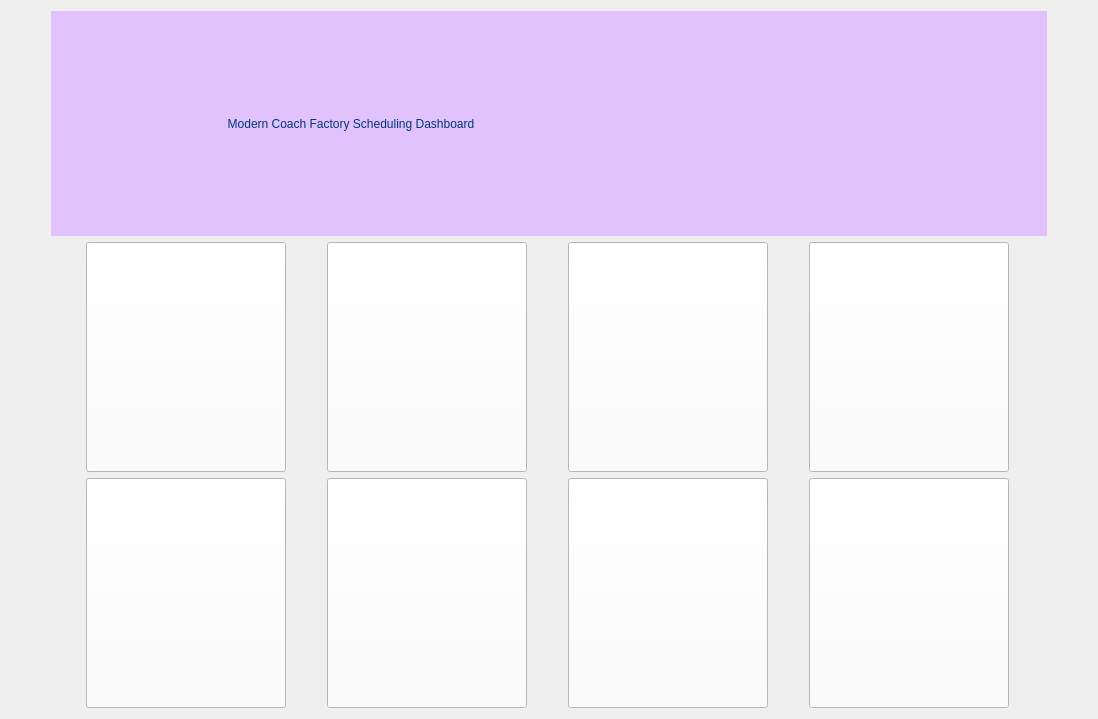
      <widget class="QWidget" name="page">
       <layout class="QGridLayout" name="gridLayout_2">
        <item row="0" column="1">
         <layout class="QVBoxLayout" name="verticalLayout">
          <item>
           <layout class="QHBoxLayout" name="horizontalLayout">
            <property name="spacing">
             <number>0</number>
            </property>
            <item>
             <widget class="QLabel" name="TitleLabel">
              <property name="sizePolicy">
               <sizepolicy hsizetype="Expanding" vsizetype="Fixed">
                <horstretch>0</horstretch>
                <verstretch>0</verstretch>
               </sizepolicy>
              </property>
              <property name="minimumSize">
               <size>
                <width>600</width>
                <height>225</height>
               </size>
              </property>
              <property name="styleSheet">
               <string notr="true">font: 600 22pt &quot;Calibri&quot;;
color: rgb(1, 53, 121);

background-color: rgb(226, 194, 253);</string>
              </property>
              <property name="text">
               <string>Modern Coach Factory Scheduling Dashboard</string>
              </property>
              <property name="alignment">
               <set>Qt::AlignCenter</set>
              </property>
             </widget>
            </item>
            <item>
             <widget class="QLabel" name="LogoLabel">
              <property name="sizePolicy">
               <sizepolicy hsizetype="Fixed" vsizetype="Fixed">
                <horstretch>0</horstretch>
                <verstretch>0</verstretch>
               </sizepolicy>
              </property>
              <property name="minimumSize">
               <size>
                <width>396</width>
                <height>225</height>
               </size>
              </property>
              <property name="styleSheet">
               <string notr="true">background-color: rgb(226, 194, 253);</string>
              </property>
              <property name="text">
               <string/>
              </property>
              <property name="pixmap">
               <pixmap>:/Images_MainWindow/railway (1).png</pixmap>
              </property>
              <property name="alignment">
               <set>Qt::AlignCenter</set>
              </property>
             </widget>
            </item>
           </layout>
          </item>
          <item>
           <layout class="QGridLayout" name="gridLayout">
            <item row="1" column="5">
             <widget class="QPushButton" name="machineDetailsPusbutton">
              <property name="sizePolicy">
               <sizepolicy hsizetype="Fixed" vsizetype="Fixed">
                <horstretch>250</horstretch>
                <verstretch>0</verstretch>
               </sizepolicy>
              </property>
              <property name="minimumSize">
               <size>
                <width>200</width>
                <height>230</height>
               </size>
              </property>
              <property name="styleSheet">
               <string notr="true">background-color: rgb(255, 255, 255);</string>
              </property>
              <property name="text">
               <string/>
              </property>
              <property name="icon">
               <iconset>
                <normaloff>:/Images_MainWindow/Machine Details.JPG</normaloff>:/Images_MainWindow/Machine Details.JPG</iconset>
              </property>
              <property name="iconSize">
               <size>
                <width>300</width>
                <height>300</height>
               </size>
              </property>
              <property name="flat">
               <bool>false</bool>
              </property>
             </widget>
            </item>
            <item row="2" column="2">
             <widget class="QPushButton" name="schedulingPushButton">
              <property name="sizePolicy">
               <sizepolicy hsizetype="Fixed" vsizetype="Fixed">
                <horstretch>250</horstretch>
                <verstretch>0</verstretch>
               </sizepolicy>
              </property>
              <property name="minimumSize">
               <size>
                <width>200</width>
                <height>230</height>
               </size>
              </property>
              <property name="font">
               <font>
                <stylestrategy>PreferAntialias</stylestrategy>
               </font>
              </property>
              <property name="mouseTracking">
               <bool>true</bool>
              </property>
              <property name="styleSheet">
               <string notr="true">background-color: rgb(255, 255, 255);</string>
              </property>
              <property name="text">
               <string/>
              </property>
              <property name="icon">
               <iconset>
                <normaloff>:/Images_MainWindow/Scheduling.JPG</normaloff>:/Images_MainWindow/Scheduling.JPG</iconset>
              </property>
              <property name="iconSize">
               <size>
                <width>300</width>
                <height>300</height>
               </size>
              </property>
              <property name="default">
               <bool>false</bool>
              </property>
              <property name="flat">
               <bool>false</bool>
              </property>
             </widget>
            </item>
            <item row="1" column="2">
             <widget class="QPushButton" name="analyticsPushButton">
              <property name="sizePolicy">
               <sizepolicy hsizetype="Minimum" vsizetype="Fixed">
                <horstretch>250</horstretch>
                <verstretch>0</verstretch>
               </sizepolicy>
              </property>
              <property name="minimumSize">
               <size>
                <width>200</width>
                <height>230</height>
               </size>
              </property>
              <property name="styleSheet">
               <string notr="true">background-color: rgb(255, 255, 255);</string>
              </property>
              <property name="text">
               <string/>
              </property>
              <property name="icon">
               <iconset>
                <normaloff>:/Images_MainWindow/Analytics.JPG</normaloff>:/Images_MainWindow/Analytics.JPG</iconset>
              </property>
              <property name="iconSize">
               <size>
                <width>300</width>
                <height>300</height>
               </size>
              </property>
             </widget>
            </item>
            <item row="1" column="1">
             <widget class="QPushButton" name="realTimeMonitoringPusbutton">
              <property name="sizePolicy">
               <sizepolicy hsizetype="Fixed" vsizetype="Fixed">
                <horstretch>250</horstretch>
                <verstretch>0</verstretch>
               </sizepolicy>
              </property>
              <property name="minimumSize">
               <size>
                <width>200</width>
                <height>230</height>
               </size>
              </property>
              <property name="layoutDirection">
               <enum>Qt::LeftToRight</enum>
              </property>
              <property name="styleSheet">
               <string notr="true">background-color: rgb(255, 255, 255);</string>
              </property>
              <property name="inputMethodHints">
               <set>Qt::ImhEmailCharactersOnly</set>
              </property>
              <property name="text">
               <string/>
              </property>
              <property name="icon">
               <iconset>
                <normaloff>:/Images_MainWindow/RTM.JPG</normaloff>:/Images_MainWindow/RTM.JPG</iconset>
              </property>
              <property name="iconSize">
               <size>
                <width>300</width>
                <height>300</height>
               </size>
              </property>
             </widget>
            </item>
            <item row="1" column="0">
             <widget class="QPushButton" name="digitalFactoryEnvironmentPushButton">
              <property name="sizePolicy">
               <sizepolicy hsizetype="Fixed" vsizetype="Fixed">
                <horstretch>250</horstretch>
                <verstretch>0</verstretch>
               </sizepolicy>
              </property>
              <property name="minimumSize">
               <size>
                <width>200</width>
                <height>230</height>
               </size>
              </property>
              <property name="layoutDirection">
               <enum>Qt::LeftToRight</enum>
              </property>
              <property name="styleSheet">
               <string notr="true">background-color: rgb(255, 255, 255);</string>
              </property>
              <property name="inputMethodHints">
               <set>Qt::ImhEmailCharactersOnly</set>
              </property>
              <property name="text">
               <string/>
              </property>
              <property name="icon">
               <iconset>
                <normaloff>:/Images_MainWindow/DFE.JPG</normaloff>:/Images_MainWindow/DFE.JPG</iconset>
              </property>
              <property name="iconSize">
               <size>
                <width>300</width>
                <height>300</height>
               </size>
              </property>
             </widget>
            </item>
            <item row="2" column="5">
             <widget class="QPushButton" name="pushButton_2">
              <property name="sizePolicy">
               <sizepolicy hsizetype="Minimum" vsizetype="Preferred">
                <horstretch>0</horstretch>
                <verstretch>0</verstretch>
               </sizepolicy>
              </property>
              <property name="styleSheet">
               <string notr="true">background-color: rgb(255, 255, 255);</string>
              </property>
              <property name="text">
               <string/>
              </property>
             </widget>
            </item>
            <item row="2" column="1">
             <widget class="QPushButton" name="inventoryPushButton">
              <property name="sizePolicy">
               <sizepolicy hsizetype="Fixed" vsizetype="Fixed">
                <horstretch>250</horstretch>
                <verstretch>0</verstretch>
               </sizepolicy>
              </property>
              <property name="minimumSize">
               <size>
                <width>200</width>
                <height>230</height>
               </size>
              </property>
              <property name="layoutDirection">
               <enum>Qt::LeftToRight</enum>
              </property>
              <property name="styleSheet">
               <string notr="true">background-color: rgb(255, 255, 255);</string>
              </property>
              <property name="inputMethodHints">
               <set>Qt::ImhEmailCharactersOnly</set>
              </property>
              <property name="text">
               <string/>
              </property>
              <property name="icon">
               <iconset>
                <normaloff>:/Images_MainWindow/Inventory.JPG</normaloff>:/Images_MainWindow/Inventory.JPG</iconset>
              </property>
              <property name="iconSize">
               <size>
                <width>300</width>
                <height>300</height>
               </size>
              </property>
             </widget>
            </item>
            <item row="2" column="0">
             <widget class="QPushButton" name="billOfMaterialPushButton">
              <property name="sizePolicy">
               <sizepolicy hsizetype="Minimum" vsizetype="Fixed">
                <horstretch>250</horstretch>
                <verstretch>0</verstretch>
               </sizepolicy>
              </property>
              <property name="minimumSize">
               <size>
                <width>200</width>
                <height>230</height>
               </size>
              </property>
              <property name="styleSheet">
               <string notr="true">background-color: rgb(255, 255, 255);</string>
              </property>
              <property name="text">
               <string/>
              </property>
              <property name="icon">
               <iconset>
                <normaloff>:/Images_MainWindow/BOM_2.jpg</normaloff>:/Images_MainWindow/BOM_2.jpg</iconset>
              </property>
              <property name="iconSize">
               <size>
                <width>300</width>
                <height>300</height>
               </size>
              </property>
             </widget>
            </item>
           </layout>
          </item>
         </layout>
        </item>
        <item row="0" column="0">
         <spacer name="horizontalSpacer_7">
          <property name="orientation">
           <enum>Qt::Horizontal</enum>
          </property>
          <property name="sizeHint" stdset="0">
           <size>
            <width>40</width>
            <height>20</height>
           </size>
          </property>
         </spacer>
        </item>
        <item row="0" column="2">
         <spacer name="horizontalSpacer_8">
          <property name="orientation">
           <enum>Qt::Horizontal</enum>
          </property>
          <property name="sizeHint" stdset="0">
           <size>
            <width>40</width>
            <height>20</height>
           </size>
          </property>
         </spacer>
        </item>
       </layout>
      </widget>
